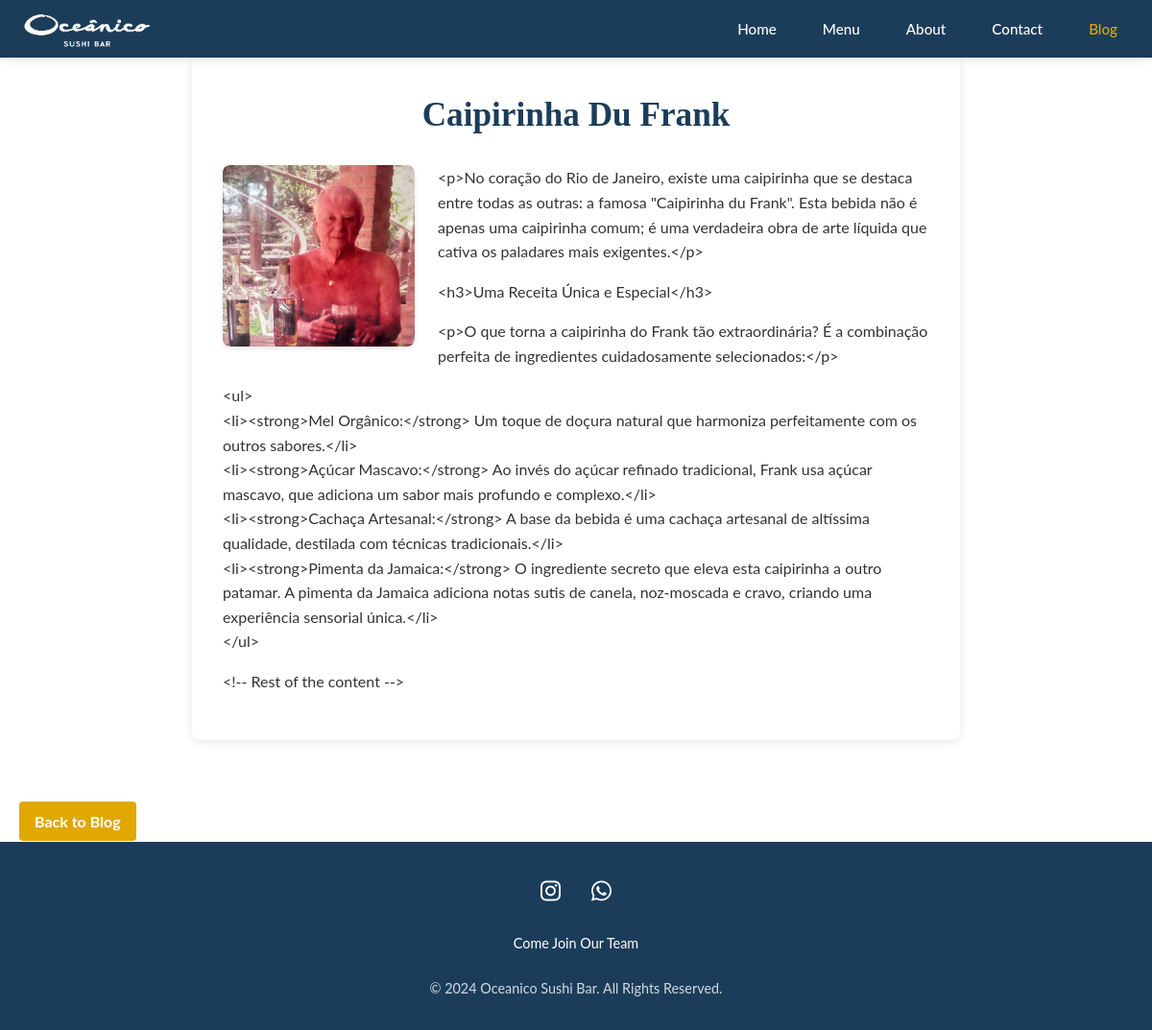
Page /blog/1/ on the committed database.
### blog/models.py (models this page shows, shortened)
class BlogPost(models.Model):
    title = models.CharField(max_length=200)
    content = models.TextField()
    author = models.ForeignKey(User, on_delete=models.SET_NULL, null=True, blank=True)
    created_date = models.DateTimeField(default=timezone.now)
    published_date = models.DateTimeField(blank=True, null=True)
    image = models.ImageField(upload_to='blog_images/', blank=True, null=True)
    class Meta:
        ordering = ['-created_date']

### blog/views.py (the view)
# urls.py: path('<int:pk>/', views.blog_detail, name='blog_detail'),
def blog_detail(request, pk):
    post = get_object_or_404(BlogPost, pk=pk)
    return render(request, 'blog/blog_detail.html', {'post': post})

### templates/blog/blog_detail.html (shortened to what this page needs)
{% extends 'base.html' %}
{% load static %}
{% block content %}
<section class="blog-detail">
    <div class="container">
        <article class="blog-post">
            <h2>{{ post.title }}</h2>
            <div class="post-content">
                {% if post.image %}
                    <img src="{{ post.image.url }}" alt="{{ post.title }}" class="blog-image">
                {% endif %}
                {{ post.content|linebreaks }}
            </div>
        </article>
        <a href="{% url 'blog:blog_list' %}" class="btn">Back to Blog</a>
    </div>
</section>
{% endblock %}

### static/css/base.css (style rules this page uses)
html { height: 100%; overflow: hidden; }
:root { --primary-color: #1c3d5a; --secondary-color: #f4f4f4; --accent-color: #e0a800; --text-color: #333333; --light-text: #ffffff; --background-color: #ffffff; --shadow-color: rgba(0, 0, 0, 0.1); --transition: all 0.3s ease-in-out; }
* { margin: 0; padding: 0; box-sizing: border-box; }
body { height: 100%; overflow-y: auto; overflow-x: hidden; overscroll-behavior: none; font-family: 'Lato', sans-serif; line-height: 1.6; color: var(--text-color); background-color: var(--primary-color); min-height: 100vh; display: flex; flex-direction: column; }
.container { width: 100%; max-width: 1200px; margin: 0 auto; padding: 0 20px; }
.btn { display: inline-block; padding: 0.8rem 1.5rem; background-color: var(--accent-color); color: var(--primary-color); text-decoration: none; border-radius: 5px; transition: var(--transition); font-weight: bold; border: none; cursor: pointer; }

### static/css/blog.css (style rules this page uses)
.container { max-width: 1200px; margin: 0 auto; padding: 0 20px; }
.blog-post { margin-bottom: 4rem; padding: 2rem; background-color: #fff; box-shadow: 0 2px 10px rgba(0, 0, 0, 0.1); border-radius: 8px; }
.blog-post h2 { font-family: 'Playfair Display', serif; font-size: 2.2rem; color: var(--primary-color); margin-bottom: 1.5rem; text-align: center; }
.post-content { line-height: 1.6; color: #333; }
.post-content p { margin-bottom: 1rem; }
.blog-image { max-width: 200px; height: auto; margin-bottom: 1rem; margin-right: 1.5rem; border-radius: 8px; box-shadow: 0 2px 5px rgba(0,0,0,0.1); float: left; }
.post-content::after { content: ""; display: table; clear: both; }
.blog-detail .blog-post { max-width: 800px; margin-left: auto; margin-right: auto; }
.btn { display: inline-block; padding: 0.5rem 1rem; background-color: var(--accent-color); color: #fff; text-decoration: none; border-radius: 4px; transition: background-color 0.3s ease; }

### rows in the picture
BlogPost: title "Caipirinha Du Frank", image (picture), content "<p>No coração do Rio de Janeiro, existe uma caipirinha que se destaca entre todas as outras: a famosa \"Caipirinha du Frank\". Esta bebida não é apenas uma caipirinha comum; é uma verdadeira obra de arte líquida que cativa os paladares mais exigentes.</p> <h3>Uma Receita Única e Especial</h3> <p>O que torna a caipirinha do Frank tão extraordinária? É a combinação perfeita de ingredientes cuidadosamente selecionados:</p> <ul> <li><strong>Mel Orgânico:</strong> Um toque de doçura natural que harmoniza perfeitamente com os outros sabores.</li> <li><strong>Açúcar Mascavo:</strong> Ao invés do açúcar refinado tradicional, Frank usa açúcar mascavo, que adiciona um sabor mais profundo e…"
